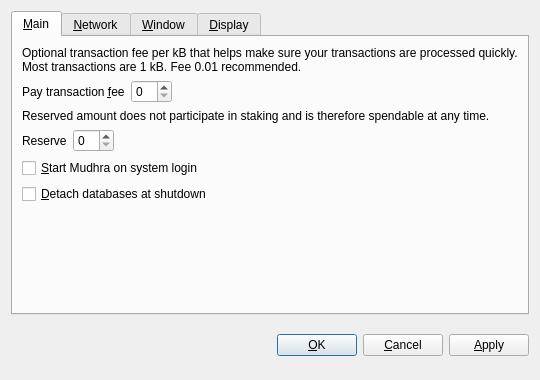
<?xml version="1.0" encoding="UTF-8"?>
<ui version="4.0">
 <class>OptionsDialog</class>
 <widget class="QDialog" name="OptionsDialog">
  <property name="geometry">
   <rect>
    <x>0</x>
    <y>0</y>
    <width>540</width>
    <height>380</height>
   </rect>
  </property>
  <property name="windowTitle">
   <string>Options</string>
  </property>
  <property name="modal">
   <bool>true</bool>
  </property>
  <layout class="QVBoxLayout" name="verticalLayout">
   <item>
    <widget class="QTabWidget" name="tabWidget">
     <property name="tabPosition">
      <enum>QTabWidget::North</enum>
     </property>
     <property name="currentIndex">
      <number>0</number>
     </property>
     <widget class="QWidget" name="tabMain">
      <attribute name="title">
       <string>&amp;Main</string>
      </attribute>
      <layout class="QVBoxLayout" name="verticalLayout_Main">
       <item>
        <widget class="QLabel" name="transactionFeeInfoLabel">
         <property name="text">
          <string>Optional transaction fee per kB that helps make sure your transactions are processed quickly. Most transactions are 1 kB. Fee 0.01 recommended.</string>
         </property>
         <property name="textFormat">
          <enum>Qt::PlainText</enum>
         </property>
         <property name="wordWrap">
          <bool>true</bool>
         </property>
        </widget>
       </item>
       <item>
        <layout class="QHBoxLayout" name="horizontalLayoutFee">
         <item>
          <widget class="QLabel" name="transactionFeeLabel">
           <property name="text">
            <string>Pay transaction &amp;fee</string>
           </property>
           <property name="textFormat">
            <enum>Qt::PlainText</enum>
           </property>
           <property name="buddy">
            <cstring>transactionFee</cstring>
           </property>
          </widget>
         </item>
         <item>
          <widget class="BitcoinAmountField" name="transactionFee"/>
         </item>
         <item>
          <spacer name="horizontalSpacerFee">
           <property name="orientation">
            <enum>Qt::Horizontal</enum>
           </property>
           <property name="sizeHint" stdset="0">
            <size>
             <width>40</width>
             <height>20</height>
            </size>
           </property>
          </spacer>
         </item>
        </layout>
       </item>
       <item>
        <widget class="QLabel" name="reserveBalanceInfoLabel">
         <property name="text">
          <string>Reserved amount does not participate in staking and is therefore spendable at any time.</string>
         </property>
         <property name="textFormat">
          <enum>Qt::PlainText</enum>
         </property>
         <property name="wordWrap">
          <bool>true</bool>
         </property>
        </widget>
       </item>
       <item>
        <layout class="QHBoxLayout" name="horizontalLayoutReserveBalance">
         <item>
          <widget class="QLabel" name="reserveBalanceLabel">
           <property name="text">
            <string>Reserve</string>
           </property>
           <property name="textFormat">
            <enum>Qt::PlainText</enum>
           </property>
           <property name="buddy">
            <cstring>reserveBalance</cstring>
           </property>
          </widget>
         </item>
         <item>
          <widget class="BitcoinAmountField" name="reserveBalance"/>
         </item>
         <item>
          <spacer name="horizontalSpacerReserveBalance">
           <property name="orientation">
            <enum>Qt::Horizontal</enum>
           </property>
           <property name="sizeHint" stdset="0">
            <size>
             <width>40</width>
             <height>20</height>
            </size>
           </property>
          </spacer>
         </item>
        </layout>
       </item>
       <item>
        <widget class="QCheckBox" name="bitcoinAtStartup">
         <property name="toolTip">
          <string>Automatically start Mudhra after logging in to the system.</string>
         </property>
         <property name="text">
          <string>&amp;Start Mudhra on system login</string>
         </property>
        </widget>
       </item>
       <item>
        <widget class="QCheckBox" name="detachDatabases">
         <property name="toolTip">
          <string>Detach block and address databases at shutdown. This means they can be moved to another data directory, but it slows down shutdown. The wallet is always detached.</string>
         </property>
         <property name="text">
          <string>&amp;Detach databases at shutdown</string>
         </property>
        </widget>
       </item>
       <item>
        <spacer name="verticalSpacer_Main">
         <property name="orientation">
          <enum>Qt::Vertical</enum>
         </property>
         <property name="sizeHint" stdset="0">
          <size>
           <width>20</width>
           <height>40</height>
          </size>
         </property>
        </spacer>
       </item>
      </layout>
     </widget>
     <widget class="QWidget" name="tabNetwork">
      <attribute name="title">
       <string>&amp;Network</string>
      </attribute>
      <layout class="QVBoxLayout" name="verticalLayout_Network">
       <item>
        <widget class="QCheckBox" name="mapPortUpnp">
         <property name="toolTip">
          <string>Automatically open the Mudhra client port on the router. This only works when your router supports UPnP and it is enabled.</string>
         </property>
         <property name="text">
          <string>Map port using &amp;UPnP</string>
         </property>
        </widget>
       </item>
       <item>
        <widget class="QCheckBox" name="connectSocks">
         <property name="toolTip">
          <string>Connect to the Mudhra network through a SOCKS proxy (e.g. when connecting through Tor).</string>
         </property>
         <property name="text">
          <string>&amp;Connect through SOCKS proxy:</string>
         </property>
        </widget>
       </item>
       <item>
        <layout class="QHBoxLayout" name="horizontalLayout_Network">
         <item>
          <widget class="QLabel" name="proxyIpLabel">
           <property name="text">
            <string>Proxy &amp;IP:</string>
           </property>
           <property name="textFormat">
            <enum>Qt::PlainText</enum>
           </property>
           <property name="buddy">
            <cstring>proxyIp</cstring>
           </property>
          </widget>
         </item>
         <item>
          <widget class="QValidatedLineEdit" name="proxyIp">
           <property name="maximumSize">
            <size>
             <width>140</width>
             <height>16777215</height>
            </size>
           </property>
           <property name="toolTip">
            <string>IP address of the proxy (e.g. 127.0.0.1)</string>
           </property>
          </widget>
         </item>
         <item>
          <widget class="QLabel" name="proxyPortLabel">
           <property name="text">
            <string>&amp;Port:</string>
           </property>
           <property name="textFormat">
            <enum>Qt::PlainText</enum>
           </property>
           <property name="buddy">
            <cstring>proxyPort</cstring>
           </property>
          </widget>
         </item>
         <item>
          <widget class="QLineEdit" name="proxyPort">
           <property name="maximumSize">
            <size>
             <width>55</width>
             <height>16777215</height>
            </size>
           </property>
           <property name="toolTip">
            <string>Port of the proxy (e.g. 9050)</string>
           </property>
          </widget>
         </item>
         <item>
          <widget class="QLabel" name="socksVersionLabel">
           <property name="text">
            <string>SOCKS &amp;Version:</string>
           </property>
           <property name="textFormat">
            <enum>Qt::PlainText</enum>
           </property>
           <property name="buddy">
            <cstring>socksVersion</cstring>
           </property>
          </widget>
         </item>
         <item>
          <widget class="QValueComboBox" name="socksVersion">
           <property name="toolTip">
            <string>SOCKS version of the proxy (e.g. 5)</string>
           </property>
          </widget>
         </item>
         <item>
          <spacer name="horizontalSpacer_Network">
           <property name="orientation">
            <enum>Qt::Horizontal</enum>
           </property>
           <property name="sizeHint" stdset="0">
            <size>
             <width>40</width>
             <height>20</height>
            </size>
           </property>
          </spacer>
         </item>
        </layout>
       </item>
       <item>
        <spacer name="verticalSpacer_Network">
         <property name="orientation">
          <enum>Qt::Vertical</enum>
         </property>
         <property name="sizeHint" stdset="0">
          <size>
           <width>20</width>
           <height>40</height>
          </size>
         </property>
        </spacer>
       </item>
      </layout>
     </widget>
     <widget class="QWidget" name="tabWindow">
      <attribute name="title">
       <string>&amp;Window</string>
      </attribute>
      <layout class="QVBoxLayout" name="verticalLayout_Window">
       <item>
        <widget class="QCheckBox" name="minimizeToTray">
         <property name="toolTip">
          <string>Show only a tray icon after minimizing the window.</string>
         </property>
         <property name="text">
          <string>&amp;Minimize to the tray instead of the taskbar</string>
         </property>
        </widget>
       </item>
       <item>
        <widget class="QCheckBox" name="minimizeOnClose">
         <property name="toolTip">
          <string>Minimize instead of exit the application when the window is closed. When this option is enabled, the application will be closed only after selecting Quit in the menu.</string>
         </property>
         <property name="text">
          <string>M&amp;inimize on close</string>
         </property>
        </widget>
       </item>
       <item>
        <spacer name="verticalSpacer_Window">
         <property name="orientation">
          <enum>Qt::Vertical</enum>
         </property>
         <property name="sizeHint" stdset="0">
          <size>
           <width>20</width>
           <height>40</height>
          </size>
         </property>
        </spacer>
       </item>
      </layout>
     </widget>
     <widget class="QWidget" name="tabDisplay">
      <attribute name="title">
       <string>&amp;Display</string>
      </attribute>
      <layout class="QVBoxLayout" name="verticalLayout_Display">
       <item>
        <layout class="QHBoxLayout" name="horizontalLayout_1_Display">
         <item>
          <widget class="QLabel" name="langLabel">
           <property name="text">
            <string>User Interface &amp;language:</string>
           </property>
           <property name="textFormat">
            <enum>Qt::PlainText</enum>
           </property>
           <property name="buddy">
            <cstring>lang</cstring>
           </property>
          </widget>
         </item>
         <item>
          <widget class="QValueComboBox" name="lang">
           <property name="toolTip">
            <string>The user interface language can be set here. This setting will take effect after restarting Mudhra.</string>
           </property>
          </widget>
         </item>
        </layout>
       </item>
       <item>
        <layout class="QHBoxLayout" name="horizontalLayout_2_Display">
         <item>
          <widget class="QLabel" name="unitLabel">
           <property name="text">
            <string>&amp;Unit to show amounts in:</string>
           </property>
           <property name="textFormat">
            <enum>Qt::PlainText</enum>
           </property>
           <property name="buddy">
            <cstring>unit</cstring>
           </property>
          </widget>
         </item>
         <item>
          <widget class="QValueComboBox" name="unit">
           <property name="toolTip">
            <string>Choose the default subdivision unit to show in the interface and when sending coins.</string>
           </property>
          </widget>
         </item>
        </layout>
       </item>
       <item>
        <widget class="QCheckBox" name="displayAddresses">
         <property name="toolTip">
          <string>Whether to show Mudhra addresses in the transaction list or not.</string>
         </property>
         <property name="text">
          <string>&amp;Display addresses in transaction list</string>
         </property>
        </widget>
       </item>
       <item>
        <widget class="QCheckBox" name="coinControlFeatures">
         <property name="toolTip">
          <string>Whether to show coin control features or not.</string>
         </property>
         <property name="text">
          <string>Display coin &amp;control features (experts only!)</string>
         </property>
        </widget>
       </item>
       <item>
        <spacer name="verticalSpacer_Display">
         <property name="orientation">
          <enum>Qt::Vertical</enum>
         </property>
         <property name="sizeHint" stdset="0">
          <size>
           <width>20</width>
           <height>40</height>
          </size>
         </property>
        </spacer>
       </item>
      </layout>
     </widget>
    </widget>
   </item>
   <item>
    <layout class="QHBoxLayout" name="horizontalLayout_Buttons">
     <item>
      <spacer name="horizontalSpacer_1">
       <property name="orientation">
        <enum>Qt::Horizontal</enum>
       </property>
       <property name="sizeHint" stdset="0">
        <size>
         <width>40</width>
         <height>48</height>
        </size>
       </property>
      </spacer>
     </item>
     <item>
      <widget class="QLabel" name="statusLabel">
       <property name="font">
        <font>
         <weight>75</weight>
         <bold>true</bold>
        </font>
       </property>
       <property name="text">
        <string/>
       </property>
       <property name="textFormat">
        <enum>Qt::PlainText</enum>
       </property>
       <property name="wordWrap">
        <bool>true</bool>
       </property>
      </widget>
     </item>
     <item>
      <spacer name="horizontalSpacer_2">
       <property name="orientation">
        <enum>Qt::Horizontal</enum>
       </property>
       <property name="sizeHint" stdset="0">
        <size>
         <width>40</width>
         <height>48</height>
        </size>
       </property>
      </spacer>
     </item>
     <item>
      <widget class="QPushButton" name="okButton">
       <property name="text">
        <string>&amp;OK</string>
       </property>
      </widget>
     </item>
     <item>
      <widget class="QPushButton" name="cancelButton">
       <property name="text">
        <string>&amp;Cancel</string>
       </property>
       <property name="autoDefault">
        <bool>false</bool>
       </property>
      </widget>
     </item>
     <item>
      <widget class="QPushButton" name="applyButton">
       <property name="text">
        <string>&amp;Apply</string>
       </property>
       <property name="autoDefault">
        <bool>false</bool>
       </property>
      </widget>
     </item>
    </layout>
   </item>
  </layout>
 </widget>
 <customwidgets>
  <customwidget>
   <class>BitcoinAmountField</class>
   <extends>QSpinBox</extends>
   <header>bitcoinamountfield.h</header>
  </customwidget>
  <customwidget>
   <class>QValueComboBox</class>
   <extends>QComboBox</extends>
   <header>qvaluecombobox.h</header>
  </customwidget>
  <customwidget>
   <class>QValidatedLineEdit</class>
   <extends>QLineEdit</extends>
   <header>qvalidatedlineedit.h</header>
  </customwidget>
 </customwidgets>
 <resources/>
 <connections/>
</ui>
